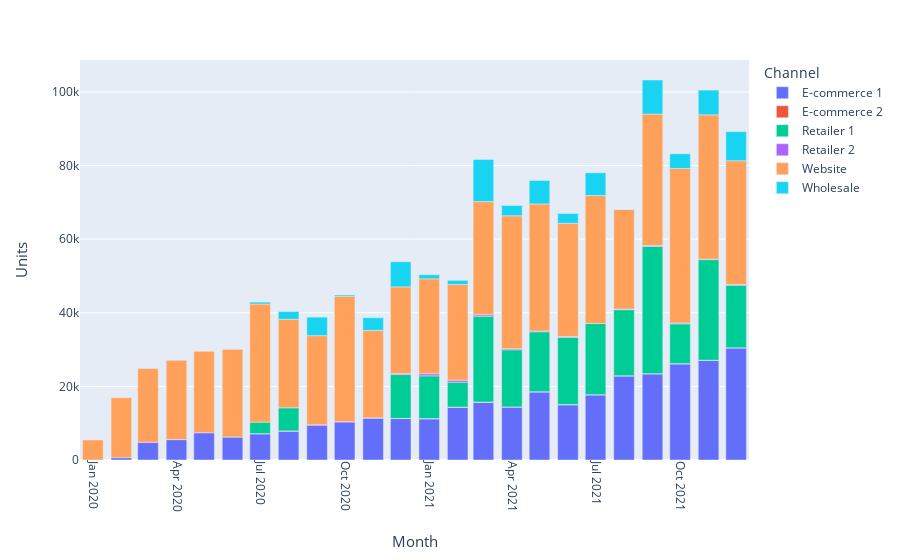

The cell this chart's notebook holds for it:
### Code cell
# Create graph showing units sold by channel per month

channel_fig = px.bar(units_per_channel_month_df, x='month', y='product_quantity',
             hover_data={'product_quantity' : ':.0f'}, color='channel',
             labels={'product_quantity':'Units Sold', 'channel':'Channel', 'month':'Month'},
             #title = "Units Sold by Channel per Month")
)
channel_fig.update_xaxes(
        tickangle = 90,
        title_text = "Month",
        title_font = {"size": 15},
        title_standoff = 25)

channel_fig.update_yaxes(
        title_text = "Units",
        title_font = {"size": 15},
        title_standoff = 20)
        
channel_fig.show()

### Figure 1 — Plotly figure (JSON) as saved in the notebook; plotly's stock layout.template omitted (floating-point values rounded to 4 significant figures)
{"data": [{"alignmentgroup": "True", "hovertemplate": "Channel=E-commerce 1<br>Month=%{x}<br>Units Sold=%{y:.0f}<extra></extra>", "legendgroup": "E-commerce 1", "marker": {"color": "#636efa", "pattern": {"shape": ""}}, "name": "E-commerce 1", "offsetgroup": "E-commerce 1", "orientation": "v", "showlegend": true, "textposition": "auto", "type": "bar", "x": ["2020-02-01", "2020-03-01", "2020-04-01", "2020-05-01", "2020-06-01", "2020-07-01", "2020-08-01", "2020-09-01", "2020-10-01", "2020-11-01", "2020-12-01", "2021-01-01", "2021-02-01", "2021-03-01", "2021-04-01", "2021-05-01", "2021-06-01", "2021-07-01", "2021-08-01", "2021-09-01", "2021-10-01", "2021-11-01", "2021-12-01"], "xaxis": "x", "y": [638, 4811, 5537, 7408, 6274, 7126, 7854, 9507, 10354, 11391, 11262, 11181, 14313, 15669, 14377, 18474, 14997, 17686, 22837, 23401, 26113, 27042, 30462], "yaxis": "y"}, {"alignmentgroup": "True", "hovertemplate": "Channel=E-commerce 2<br>Month=%{x}<br>Units Sold=%{y:.0f}<extra></extra>", "legendgroup": "E-commerce 2", "marker": {"color": "#EF553B", "pattern": {"shape": ""}}, "name": "E-commerce 2", "offsetgroup": "E-commerce 2", "orientation": "v", "showlegend": true, "textposition": "auto", "type": "bar", "x": ["2020-06-01", "2020-07-01", "2020-08-01", "2020-09-01", "2020-10-01", "2020-11-01", "2020-12-01", "2021-01-01", "2021-02-01", "2021-03-01", "2021-04-01", "2021-05-01", "2021-06-01", "2021-07-01", "2021-08-01", "2021-09-01", "2021-10-01", "2021-11-01", "2021-12-01"], "xaxis": "x", "y": [1, 26, 51, 48, 58, 66, 47, 64, 68, 67, 51, 87, 68, 70, 46, 50, 61, 61, 20], "yaxis": "y"}, {"alignmentgroup": "True", "hovertemplate": "Channel=Retailer 1<br>Month=%{x}<br>Units Sold=%{y:.0f}<extra></extra>", "legendgroup": "Retailer 1", "marker": {"color": "#00cc96", "pattern": {"shape": ""}}, "name": "Retailer 1", "offsetgroup": "Retailer 1", "orientation": "v", "showlegend": true, "textposition": "auto", "type": "bar", "x": ["2020-07-01", "2020-08-01", "2020-12-01", "2021-01-01", "2021-02-01", "2021-03-01", "2021-04-01", "2021-05-01", "2021-06-01", "2021-07-01", "2021-08-01", "2021-09-01", "2021-10-01", "2021-11-01", "2021-12-01"], "xaxis": "x", "y": [3132, 6270, 11892, 11622, 6738, 23334, 15522, 16278, 18270, 19314, 17952, 34570, 10818, 27330, 16973], "yaxis": "y"}, {"alignmentgroup": "True", "hovertemplate": "Channel=Retailer 2<br>Month=%{x}<br>Units Sold=%{y:.0f}<extra></extra>", "legendgroup": "Retailer 2", "marker": {"color": "#ab63fa", "pattern": {"shape": ""}}, "name": "Retailer 2", "offsetgroup": "Retailer 2", "orientation": "v", "showlegend": true, "textposition": "auto", "type": "bar", "x": ["2020-12-01", "2021-01-01", "2021-02-01", "2021-03-01", "2021-04-01", "2021-05-01", "2021-06-01", "2021-08-01", "2021-09-01", "2021-10-01", "2021-11-01", "2021-12-01"], "xaxis": "x", "y": [283, 571, 565, 399, 300, 218, 180, 157, 228, 218, 128, 200], "yaxis": "y"}, {"alignmentgroup": "True", "hovertemplate": "Channel=Website<br>Month=%{x}<br>Units Sold=%{y:.0f}<extra></extra>", "legendgroup": "Website", "marker": {"color": "#FFA15A", "pattern": {"shape": ""}}, "name": "Website", "offsetgroup": "Website", "orientation": "v", "showlegend": true, "textposition": "auto", "type": "bar", "x": ["2020-01-01", "2020-02-01", "2020-03-01", "2020-04-01", "2020-05-01", "2020-06-01", "2020-07-01", "2020-08-01", "2020-09-01", "2020-10-01", "2020-11-01", "2020-12-01", "2021-01-01", "2021-02-01", "2021-03-01", "2021-04-01", "2021-05-01", "2021-06-01", "2021-07-01", "2021-08-01", "2021-09-01", "2021-10-01", "2021-11-01", "2021-12-01"], "xaxis": "x", "y": [5441, 16301, 20031, 21535, 22113, 23858, 32088, 24060, 24220, 34067, 23744, 23545, 25787, 25982, 30720, 36100, 34502, 30778, 34773, 27073, 35731, 41982, 39204, 33637], "yaxis": "y"}, {"alignmentgroup": "True", "hovertemplate": "Channel=Wholesale<br>Month=%{x}<br>Units Sold=%{y:.0f}<extra></extra>", "legendgroup": "Wholesale", "marker": {"color": "#19d3f3", "pattern": {"shape": ""}}, "name": "Wholesale", "offsetgroup": "Wholesale", "orientation": "v", "showlegend": true, "textposition": "auto", "type": "bar", "x": ["2020-06-01", "2020-07-01", "2020-08-01", "2020-09-01", "2020-10-01", "2020-11-01", "2020-12-01", "2021-01-01", "2021-02-01", "2021-03-01", "2021-04-01", "2021-05-01", "2021-06-01", "2021-07-01", "2021-08-01", "2021-09-01", "2021-10-01", "2021-11-01", "2021-12-01"], "xaxis": "x", "y": [1, 518, 2100, 5032, 350, 3447, 6822, 1089, 1136, 11466, 2784, 6371, 2661, 6172, 68, 9247, 3990, 6719, 7899], "yaxis": "y"}], "layout": {"barmode": "relative", "legend": {"title": {"text": "Channel"}, "tracegroupgap": 0}, "margin": {"t": 60}, "xaxis": {"anchor": "y", "domain": [0, 1], "tickangle": 90, "title": {"font": {"size": 15}, "standoff": 25, "text": "Month"}}, "yaxis": {"anchor": "x", "domain": [0, 1], "title": {"font": {"size": 15}, "standoff": 20, "text": "Units"}}}}
